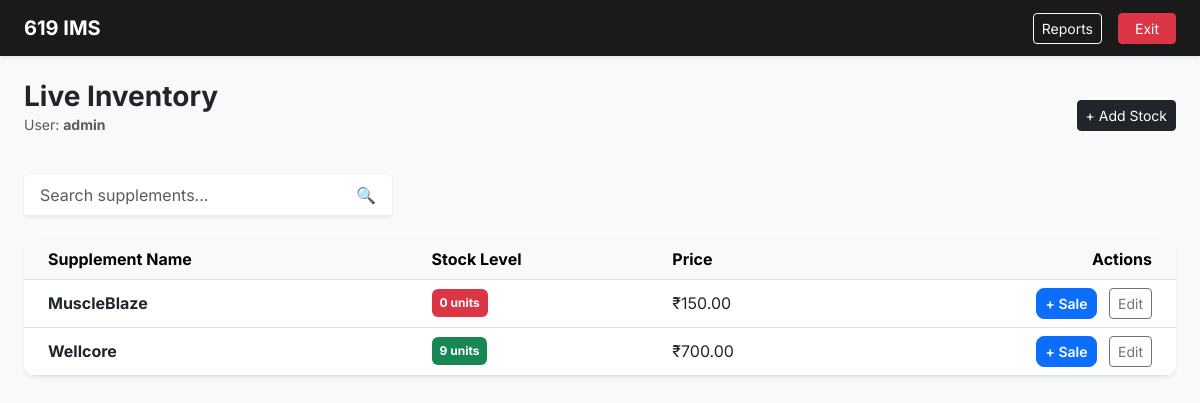
The app's page / (signed in), older data.
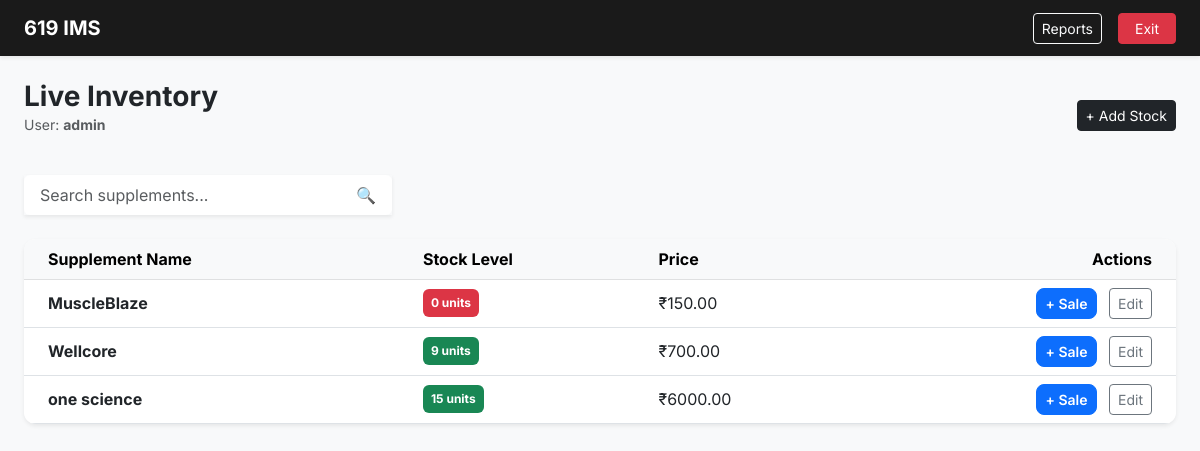
The same page, newer data.
### supplements/models.py (models this page shows, shortened)
class Supplement(models.Model):
    name = models.CharField(max_length=200)
    category = models.CharField(max_length=100, choices=[('Protein', 'Protein'), ('Creatine', 'Creatine'), ('Bars', 'Bars'), ('Pre-workout', 'Pre-workout')])
    stock_quantity = models.IntegerField(default=0)
    purchase_price = models.DecimalField(max_digits=10, decimal_places=2)
    selling_price = models.DecimalField(max_digits=10, decimal_places=2)

### supplements/views.py (the view)
# urls.py: 2. Add a URL to urlpatterns:  path('', views.home, name='home')
@login_required
def home(request):
    query = request.GET.get('q')
    items = Supplement.objects.all()
    if query:
        items = items.filter(name__icontains=query)
    low_stock = items.filter(stock_quantity__lt=5).count()
    context = {
        'supplements': items,
        'low_stock_count': low_stock,
        'query': query, # We pass this back to keep the text in the search bar
    }
    return render(request, 'supplements/home.html', context)

### supplements/templates/supplements/home.html (shortened to what this page needs)
{% extends "base.html" %}
{% block content %}
<div class="container-fluid px-4">
    <div class="row mb-4 align-items-center">
        <div class="col">
            <h1 class="h3 fw-bold mb-0">Live Inventory</h1>
            <p class="text-muted small">User: <strong>{{ user.username }}</strong></p>
        </div>
        <div class="col-auto">
            <a href="{% url 'admin:supplements_supplement_add' %}" class="btn btn-dark btn-sm">+ Add Stock</a>
        </div>
    </div>
    <div class="row mb-4">
        <div class="col-md-6 col-lg-4">
            <form method="GET" action="{% url 'home' %}" class="input-group shadow-sm">
                <input
                    type="text"
                    name="q"
                    class="form-control border-0 py-2 ps-3"
                    placeholder="Search supplements..."
                    value="{{ query|default:'' }}"
                >
                <button class="btn btn-white bg-white border-0 text-primary px-3" type="submit">
                    🔍
                </button>
            </form>
        </div>
    </div>
    <div class="d-none d-lg-block card shadow-sm overflow-hidden">
        <table class="table table-hover align-middle mb-0">
            <thead class="table-light">
                <tr>
                    <th class="ps-4">Supplement Name</th>
                    <th>Stock Level</th>
                    <th>Price</th>
                    <th class="text-end pe-4">Actions</th>
                </tr>
            </thead>
            <tbody>
                {% for item in supplements %}
                <tr>
                    <td class="ps-4"><strong>{{ item.name }}</strong></td>
                    <td>
                        <span class="badge {% if item.stock_quantity < 5 %}bg-danger{% else %}bg-success{% endif %} p-2">
                            {{ item.stock_quantity }} units
                        </span>
                    </td>
                    <td>₹{{ item.selling_price }}</td>
                    <td class="text-end pe-4">
                        <a href="{% url 'admin:supplements_sale_add' %}?supplement={{ item.id }}" class="btn btn-primary btn-sm me-2">+ Sale</a>
                        <a href="{% url 'admin:supplements_supplement_change' item.id %}" class="btn btn-outline-secondary btn-sm">Edit</a>
                    </td>
                </tr>
                {% endfor %}
            </tbody>
        </table>
    </div>
</div>
{% endblock %}

Row changes from the older to the newer data that the page shows:
added Supplement: name "one science", stock_quantity "15", selling_price "6000.00"
